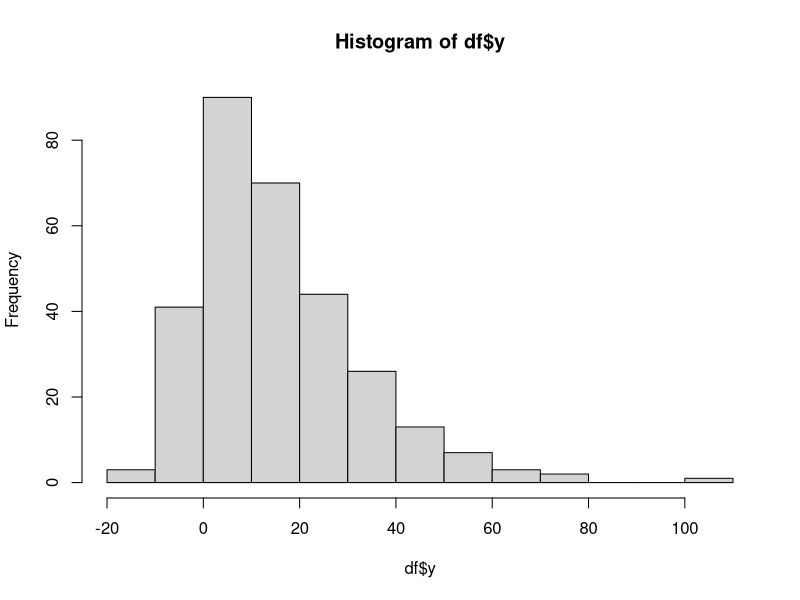
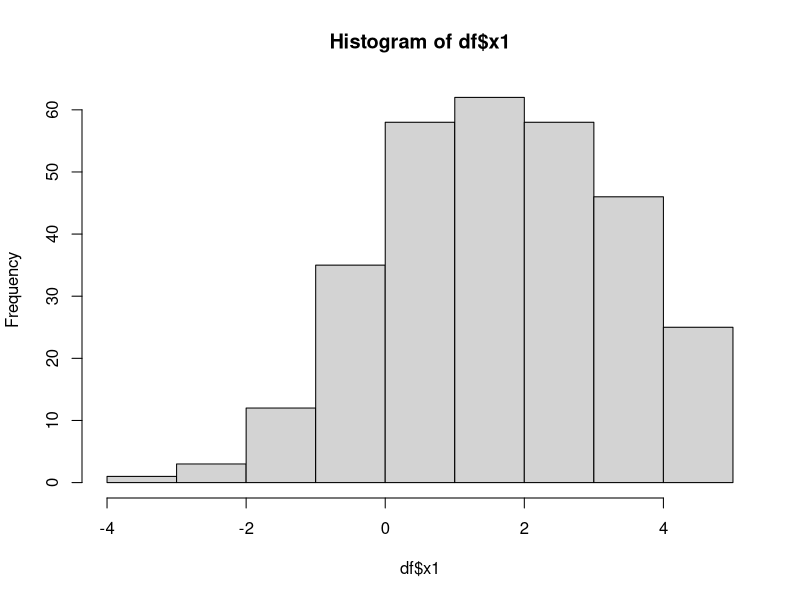
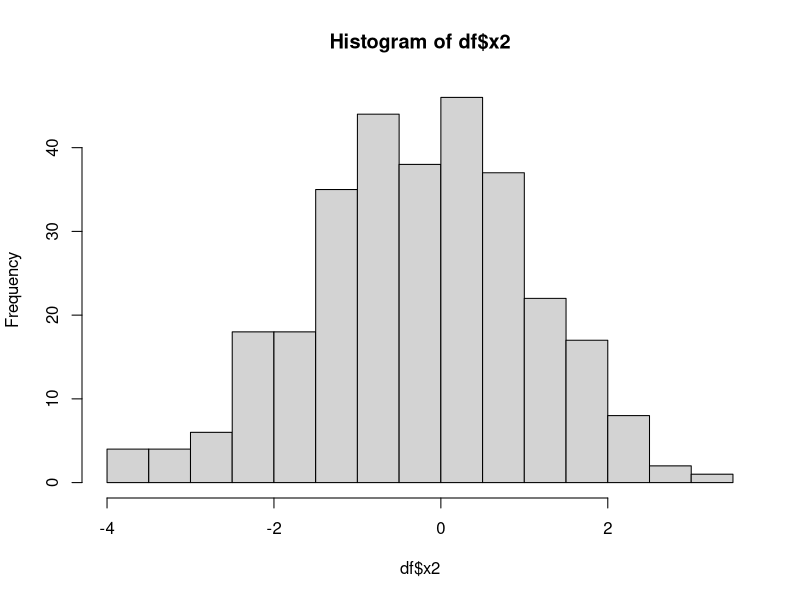
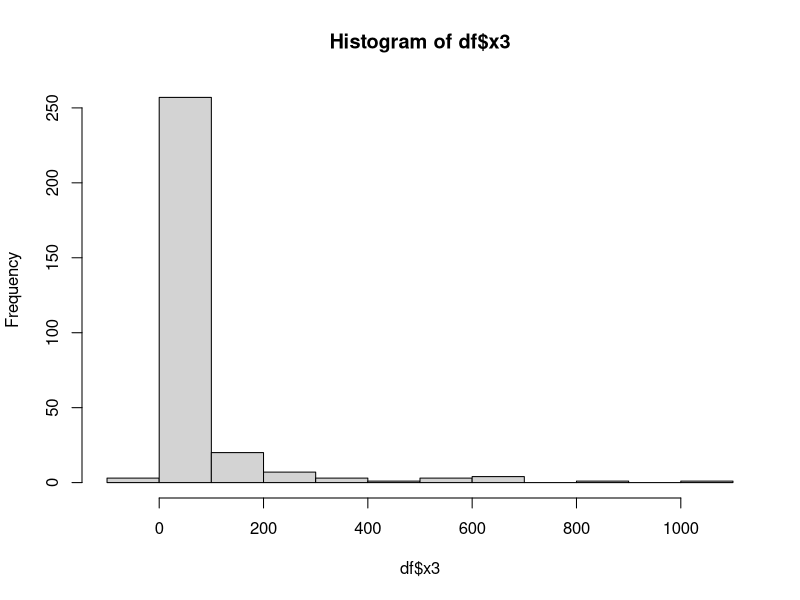
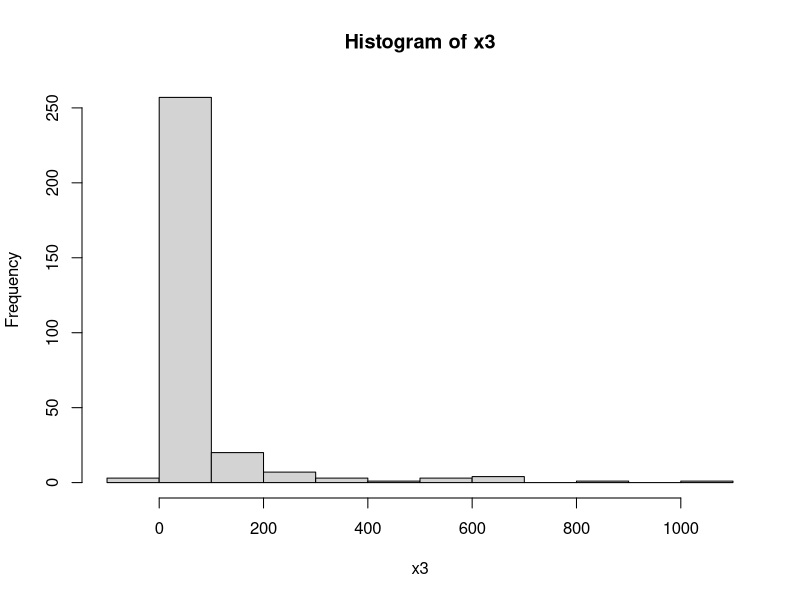
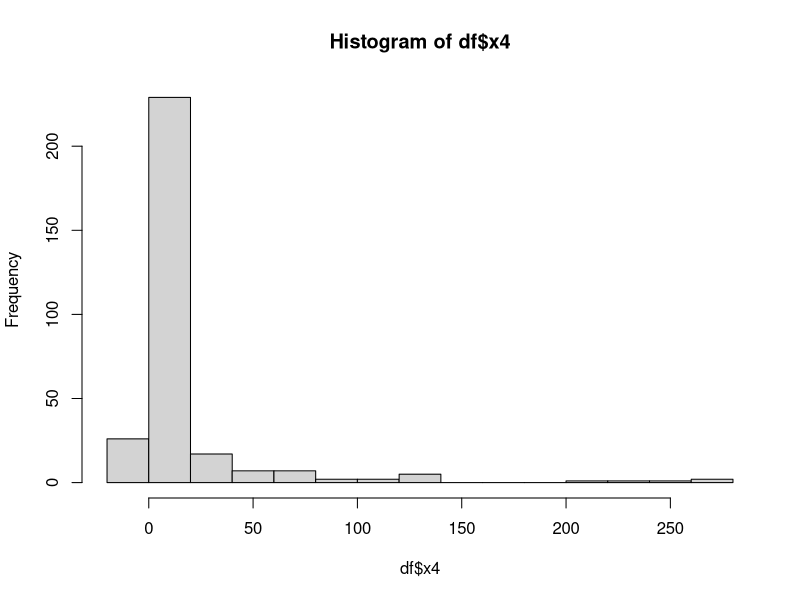
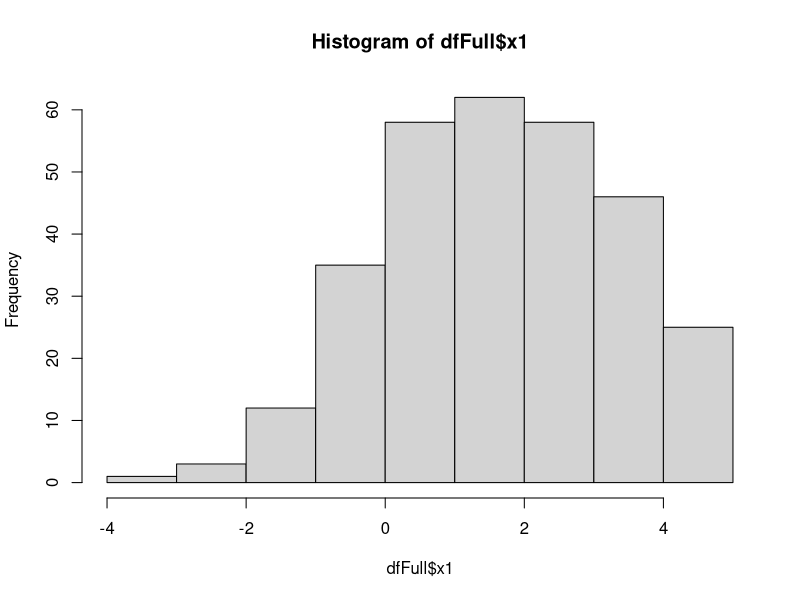
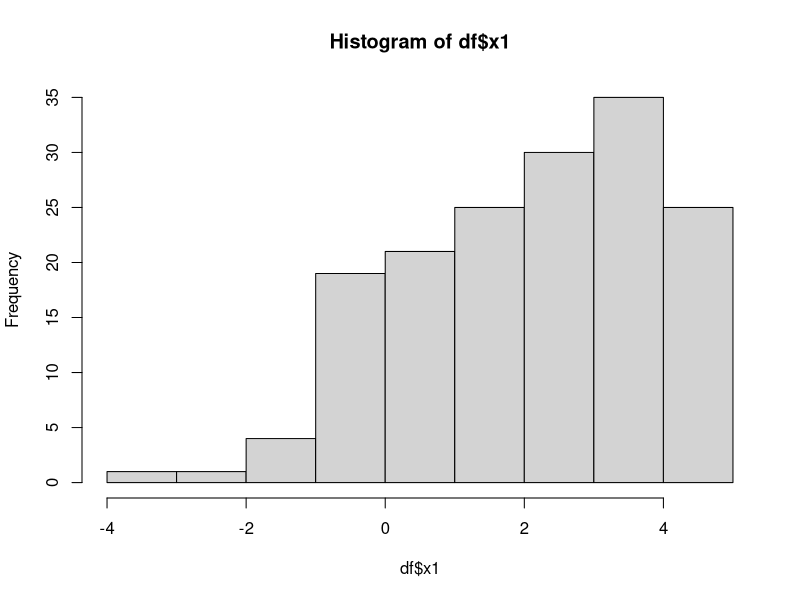

Generate these figures, in order, with R: (Note: this script raises an error after producing the figures.)
# Example code to demonstrate multivariate imputation by chained equations (mice)
# ISE 5103 Intelligent Data Analytics
# Charles Nicholson
# September 2015


# the package mice: multivariate imputation by chained equations
library(mice)


# create some random sample data 
#-------------------------------------------------
n=300   #n equals the number of observations


#four variables
x1<- 5*runif(n)-rexp(n)
x2<- rnorm(n) + runif(n) - 0.5*x1
x3<- sqrt(abs(x2)) + 2*rlnorm(meanlog=x1, sdlog=1, n) + rnorm(n)
x4<- 0.5*x3*runif(n) + rnorm(mean=x2,sd=1,n) + 2*runif(n) + rnorm(n)

# let y be some function of x1, x2, and x3
y<-5*x1*runif(n)-3*rnorm(mean=x2,sd=1,n)+2*sqrt(abs(x3))+rnorm(n)


# create a data frame from the vectors
df<-data.frame(y,x1,x2,x3,x4)

dfFull<-df  #save the full data for later use
#-------------------------------------------------


hist(df$y)
hist(df$x1)
hist(df$x2)
hist(df$x3)
hist(x3)
hist(df$x4)

# introduce some missingness in the data for multiple variables using different rules
#-------------------------------------------------
df[y<25 & runif(n)<0.65,"x1"]<-NA

hist(dfFull$x1)
hist(df$x1)

u<-runif(n)
df[u*y*y>80,"x2"]<-NA


hist(x3+x4)
df[x3+x4 > 250+runif(n)*200,"x3"]<-NA

u<-runif(n)
u1<-runif(n)
df[(y*u+x3+x2+u1) > 15,"x4"]<-NA

df[x3+x1<3,"y"]<-NA


u<-runif(n)
u1<-runif(n)
df[((x3+x1+x2)*u > 15 & (x3+x1+x4)*u1 < 50),"y"]<-NA

#check the percent missing per variable
myfun<-function(x) mean(is.na(x))
apply(df,2,myfun)
#-------------------------------------------------


# perform the first two steps of MI using the "mice" command 
# create m=6 data sets and impute missing values 
imp<-mice(df,m=7,maxit=50)

# the output object is quite complex!
str(imp)

#take a look at how the means and variances of the imputed values are (hopefully) converging 
imp$chainMean
imp$chainVar

#can plot those means and variances
plot(imp)

# perform the third step of MI using the "with" command
# to perform a standard analysis (in this case, a linear regression) on each data set 
fit<-with(imp, lm(y~x1+x2+x3+x4))

?with
#perfrom the fourth step of MI, recombination, using the "pool" command 
est<-pool(fit)


plot(dfFull)      #pairs plot of full data
plot(df)          #pairs plot of available cases
plot(na.omit(df)) #pairs plot for complete cases


#coefficient estimates based on full data (before creating missingness)
summary(fullfit<-lm(data=dfFull,y~x1+x2+x3+x4))

#coefficient estimates based on complete cases (no imputation)
summary(missfit<-lm(data=df,y~x1+x2+x3+x4))

ymissfit<-predict(missfit,newdata=dfFull)

#coefficient estimates based on MICE (recombined estimates)
summary(est)

est$qbar



yMIfit<-est$qbar[1]+dfFull[,2]*est$qbar[2]+dfFull[,3]*est$qbar[3]+dfFull[,4]*est$qbar[4]

library(ggplot2)

qplot(dfFull$y,ymissfit)+coord_cartesian(xlim=c(-50,150),ylim = c(-50, 150)) +geom_abline() 
qplot(dfFull$y,yMIfit)+coord_cartesian(xlim=c(-50,150),ylim = c(-50, 150)) +geom_abline() 
